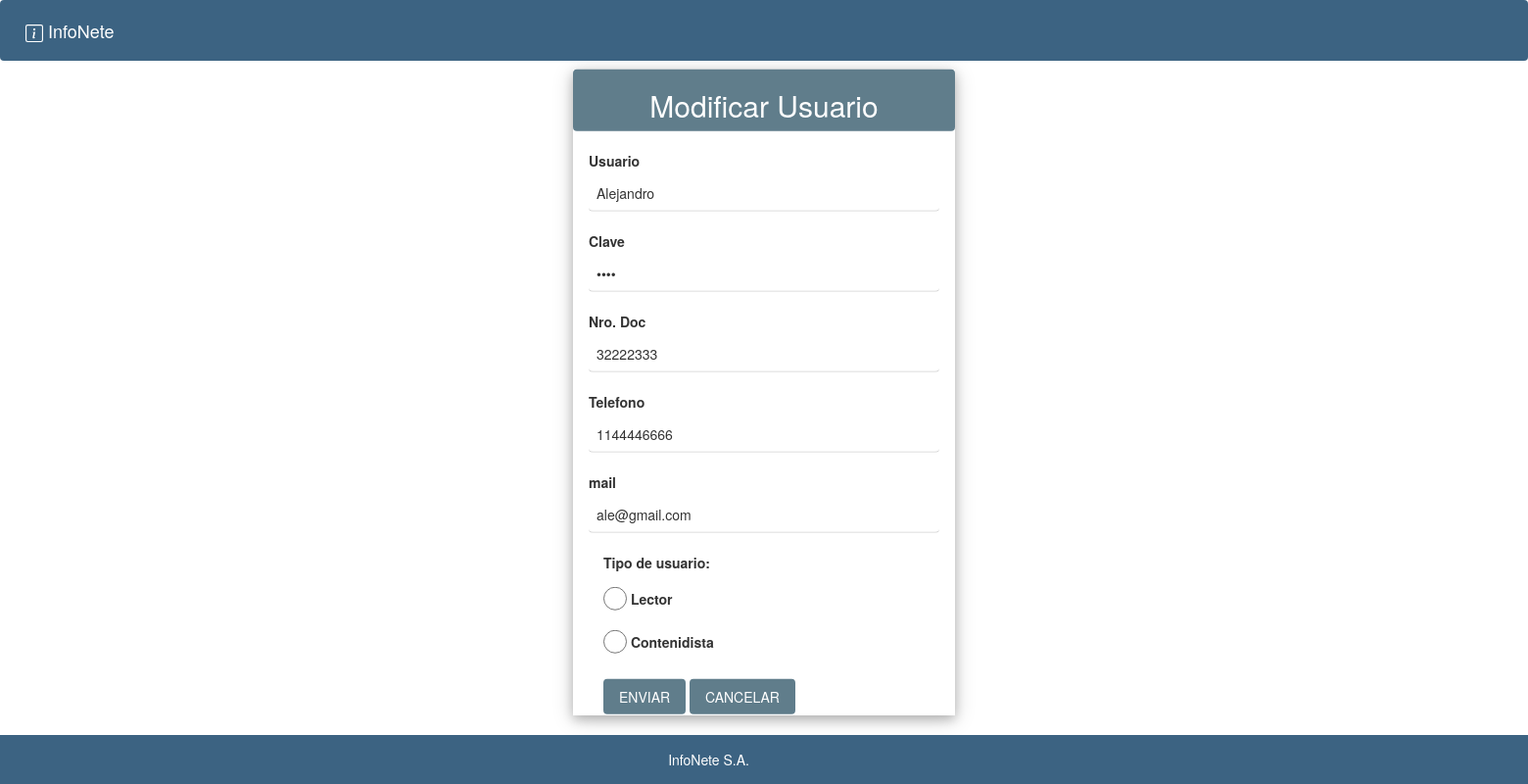
/interno.php?page=buscarUsuarioById&idUsiario=1, run on an earlier commit of the app's database.
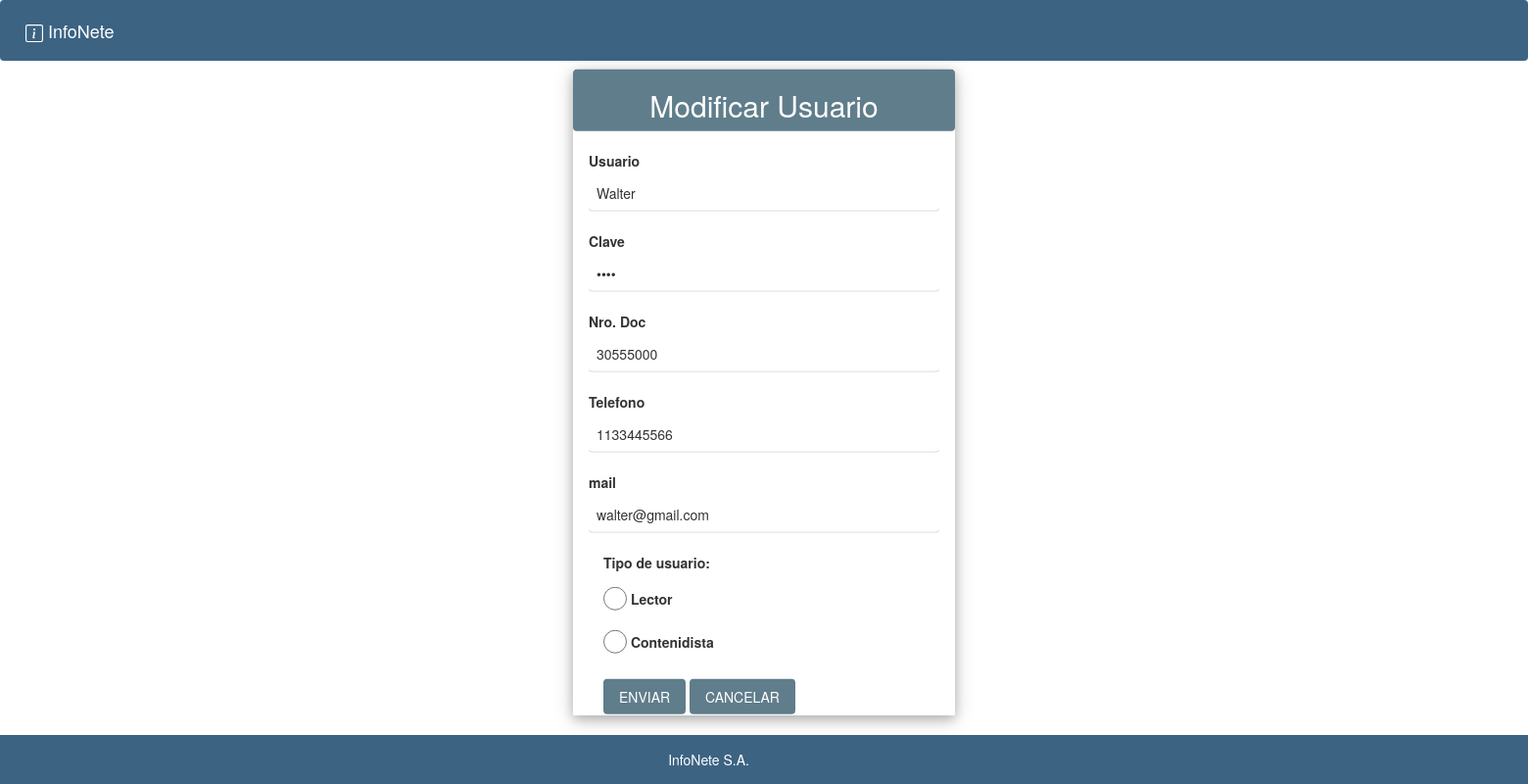
And on a later commit of the database.
### tables this page shows
CREATE TABLE Usuario    				
(
Id_usuario int NOT NULL auto_increment,
Nro_doc int NOT NULL,
Cod_doc int NOT NULL,
Nombre varchar(50),
Mail varchar(64),
Telefono int,
Cod_Localidad int NOT NULL,										
Cod_Usuario int NOT NULL,										 
Pass varchar(50),																						
CONSTRAINT PK_Usuario PRIMARY KEY (Id_usuario),
CONSTRAINT FK_Usuario_Documento FOREIGN KEY (Cod_doc) REFERENCES Tipo_doc (Cod_doc),
CONSTRAINT FK_Usuario_Localidad FOREIGN KEY (Cod_Localidad) REFERENCES Localidad (Cod_Localidad),
CONSTRAINT FK_Usuario_Rol FOREIGN KEY (Cod_Usuario) REFERENCES Rol (Cod_Rol) 
);

### controller/AdministradorController.php (called while the page is built, shortened)
<?php
class AdministradorController
{
    private $modelo;
        public function __construct(){
            $this->modelo = new AdminModel();
        }
    public function executeBuscarUsuarioById($idUsuario){
        $this->modelo->executeBuscarUsuarioById($idUsuario);
        include_once("view/modificarUsuarioView.php");
    }
}

### helper/Database.php (called while the page is built, shortened)
<?php
class Database{
    private $conexion;
    public function __construct(){
        $configuracion = parse_ini_file("config/config.ini");
        $servername = $configuracion["servername"];
        $username = $configuracion["username"];
        $dbname =  $configuracion["dbname"];
        $password =  $configuracion["password"];
        $conn = new mysqli($servername, $username, $password);
        $conn->select_db($dbname);
        $this->conexion = $conn;
    }
    public function executeBuscarUsuarioById($idUsuario){
        $stmt = $this->conexion->prepare("SELECT * FROM Usuario WHERE Id_usuario = ?");
        $stmt->bind_param('i', $idUsuario);
        $stmt->execute();
        $result = $stmt->get_result();
    }
}

### model/AdminModel.php (called while the page is built, shortened)
<?php
include_once("helper/Database.php");
class AdminModel
{
    private $conexion;
    public function __construct(){
        $this->conexion = new Database();
    }
    public function executeBuscarUsuarioById($idUsuario){
        $this->conexion->executeBuscarUsuarioById($idUsuario);
    }
}

### view/modificarUsuarioView.php (the view, shortened to what this page needs)
<?php if(isset($_SESSION["usuariosModif"])) {
    $usuario = $_SESSION["usuariosModif"];
    $pos = explode("-", $usuario);
?>
<div class="w3-card-4 w3-display-middle " style="width:25%;">
    <div class="w3-container w3-blue-grey w3-round">
        <h2 class="w3-center">Modificar Usuario</h2>
    </div>
    <br>
    <form class="w3-container" name="registrar" action="interno.php?page=modifDatosUsuario" method="post" enctype="application/x-www-form-urlencoded">
        <label>Usuario </label><input class="w3-input w3-round" type="text" name="usuario" value="<?php echo $pos[2]?>"> <br/>
        <label>Clave </label><input class="w3-input w3-round" type="password" name="clave" value="<?php echo $pos[4]?>"><br/>
        <label>Nro. Doc </label><input class="w3-input w3-round" type="text" name="nroDoc" value="<?php echo $pos[1]?>"><br/>
        <label>Telefono </label><input class="w3-input w3-round" type="text" name="telefono" value="<?php echo $pos[5]?>"><br/>
        <label>mail </label><input class="w3-input w3-round" type="email" name="mail" value="<?php echo $pos[3]?>"><br/>
        <?php
        if(strcmp($_SESSION["usuarioAlta"],"Admin") == 0){ ?>
        <div class="container">
            <label>Tipo de usuario:
        </div>
        <?php
                if($pos[6]==1){ ?>
            <div class="container w3-margin-bottom">
                <input id="lector" class="w3-radio w3-margin-bottom" type="radio" name="codUsuario" value="3">
                <label>Lector</label>
                <br>
                <input id="conte" class="w3-radio w3-margin-bottom" type="radio" name="codUsuario" value="2">
                <label>Contenidista</label>
            </div>
        <?php }
            if($pos[6]==2){ ?>
        <?php }
            if($pos[6]==3){ ?>
        <div class="container w3-margin-bottom">
            <input id="conte" class="w3-radio w3-margin-bottom" type="radio" name="codUsuario" value="2">
            <label>Contenidista</label>
            <br>
            <input id="admin" class="w3-radio w3-margin-bottom" type="radio" name="codUsuario" value="1">
            <label>Administrador</label>
        </div>
    <?php }  } else { ?>
        <input type="hidden" name="codUsuario" value="<?php echo $pos[6]?>">
    <?php  }?>
        <div class="container">
            <input class="w3-button w3-blue-grey w3-round w3-center" type="submit" name="boton" value="ENVIAR">
            <?php
            if(strcmp($_SESSION["usuarioAlta"],"Admin")==0){ ?>
            <a href="interno.php?page=panelControl" class="w3-button w3-blue-grey w3-round w3-center"  value="cancelar">CANCELAR</a>
            <?php } else{ ?>
            <a href="index.php?page=panelUsuario" class="w3-button w3-blue-grey w3-round w3-center"  value="cancelar">CANCELAR</a>
            <?php } ?>
        </div>
    </form>
</div>
<?php } ?>

What changed in the data, as far as the page shows it:
changed usuario: usuario "Alejandro" → "Walter"; nroDoc "32222333" → "30555000"; telefono "1144446666" → "1133445566"; mail "ale@gmail.com" → "walter@gmail.com"
